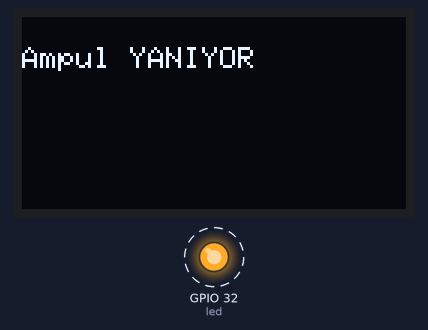
Bench run of a sketch on a simulated ESP32. Parts: 128×64 one-colour display, output pins drawn as LEDs (lit = HIGH). Dashed ring = blinking.

Above: at 0.1 s.
At 1.2 s:
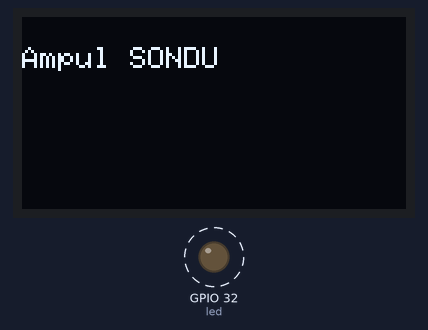
Timing chart, 0 to 40.0 s (numbered marks = the images above):
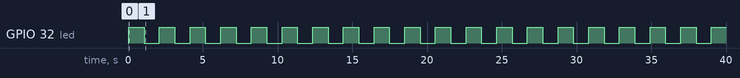

Measured:
- by itself, GPIO 32 (led): alternates HIGH for 1.0 s and LOW for 1.0 s
- what the display in image 0 shows lasts 1.0 s, from 0.1 s to 1.1 s

The sketch:

ampul_yan_son_lcd_copy_20251210174906.ino
```cpp
#include <SPI.h>
#include <Adafruit_GFX.h>
#include <Adafruit_SSD1306.h>

// Ekran çözünürlüğü
#define SCREEN_WIDTH 128
#define SCREEN_HEIGHT 64

// PIN TANIMLARI
#define OLED_MOSI 23
#define OLED_CLK  18
#define OLED_DC   21
#define OLED_CS    5
#define OLED_RST  22
#define led 32

Adafruit_SSD1306 display(
  SCREEN_WIDTH,
  SCREEN_HEIGHT,
  &SPI,
  OLED_DC,
  OLED_RST,
  OLED_CS
);

void setup() {
  display.begin(SSD1306_SWITCHCAPVCC);
  display.clearDisplay();

  display.setTextSize(1);
  display.setTextColor(WHITE);
  display.setCursor(0, 10);

  pinMode(led, OUTPUT);

  display.print("Ampul yaniyor!");
  display.display();
}

void loop() {
  // LED YANIYOR
  digitalWrite(led, HIGH);
  display.clearDisplay();
  display.setCursor(0, 10);
  display.print("Ampul YANIYOR");
  display.display();
  delay(1000);

  // LED SÖNÜYOR
  digitalWrite(led, LOW);
  display.clearDisplay();
  display.setCursor(0, 10);
  display.print("Ampul SONDU");
  display.display();
  delay(1000);
}
```
